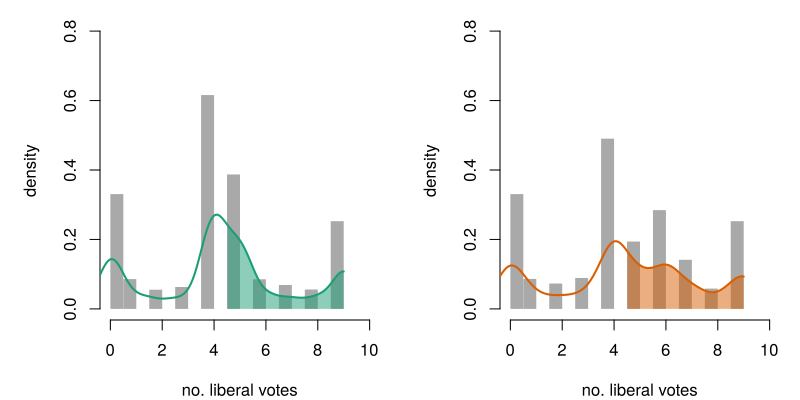

This figure's R source:
##############################################################################
##############################################################################
# Example 5.2
# US Supreme court ideological leaning
# Reproduces Figure 5.2
#
# Copyright (c) 2016 Johan Dahlin [ johan.dahlin (at) liu.se ]
# Distributed under the MIT license.
#
##############################################################################
##############################################################################

#setwd("~/projects/phd-thesis/thesis-figures/ex-supreme")

# Setup plot colors
library("RColorBrewer")
plotColors = brewer.pal(8, "Dark2");
plotColors1 = c(plotColors,"#663333")
plotColors2 = c("#FFFFFF",plotColors,"#663333")

library("MCMCpack")

d <- as.matrix( read.table("supreme-court-2010-2015.csv",sep=",",stringsAsFactors=FALSE,header=TRUE) )
nCases <- dim(d)[1]

## US Supreme Court Example with inequality constraints

posterior1 <- MCMCirt1d(t(d),
                        theta.constraints=list(Scalia="+", Ginsburg="-"),
                        burnin=10000, mcmc=40000, thin=1, verbose=5000,
                        store.item=TRUE)
#summary(posterior1)

thetahat <- as.matrix(posterior1)[,1:9]
alphahat <- as.matrix(posterior1)[,seq(10,95,2)]
betahat <- as.matrix(posterior1)[,seq(11,95,2)]

nSim     <- 10000
alphaSim <- sample(alphahat,nSim,replace=TRUE)
betaSim  <- sample(betahat,nSim,replace=TRUE)
thetaSim <- apply( thetahat, 2, sample, nSim, replace=TRUE )

test = sweep( sweep(thetaSim, 1, betaSim, "*"), 1, -alphaSim, "+")

cairo_pdf("ex-supreme-predictions.pdf", height = 4, width = 8)

layout(matrix(1:2, 1, 2, byrow = TRUE))  
par(mar=c(4,5,1,1))

##
foo <- density( rowSums( test > 0 ) + 0.4 * rnorm(nSim), to=9)
hist( rowSums( test > 0 ), main="", col="darkgrey", border=NA, freq=FALSE, xlab="no. liberal votes", ylab="density", ylim=c(0,0.8), xlim=c(0,10) )
lines( foo, lwd=2, col=plotColors[1])

idx <- which( foo$x > 4.5)[1] -1 
polygon(c(foo$x[-(1:idx)],rev(foo$x[-(1:idx)])),c(foo$y[-(1:idx)],rep(0,length(foo$x[-(1:idx)]))),
        border=NA,col=rgb(t(col2rgb(plotColors[1]))/256,alpha=0.5))

# Probability of liberal majority (0.4248)
mean( rowSums( test > 0 ) > 4 )

## Scalia dies, What happends if someone more liberal replaces him?

thetaSim2     <- thetaSim
thetaSim2[,1] <- thetaSim[,1] - 1
test2 = sweep( sweep(thetaSim2, 1, betaSim, "*"), 1, -alphaSim, "+")

foo <- density( rowSums( test2 > 0 ) + 0.4 * rnorm(nSim), to=9)
hist( rowSums( test2 > 0 ), main="", col="darkgrey", border=NA, freq=FALSE, xlab="no. liberal votes", ylab="density", ylim=c(0,0.8), xlim=c(0,10) )
lines( foo, lwd=2, col=plotColors[2])

idx <- which( foo$x > 4.5)[1] -1 
polygon(c(foo$x[-(1:idx)],rev(foo$x[-(1:idx)])),c(foo$y[-(1:idx)],rep(0,length(foo$x[-(1:idx)]))),
        border=NA,col=rgb(t(col2rgb(plotColors[2]))/256,alpha=0.5))


# Probability of liberal majority (0.4654)
mean( rowSums( test2 > 0 ) > 4 )

dev.off()
